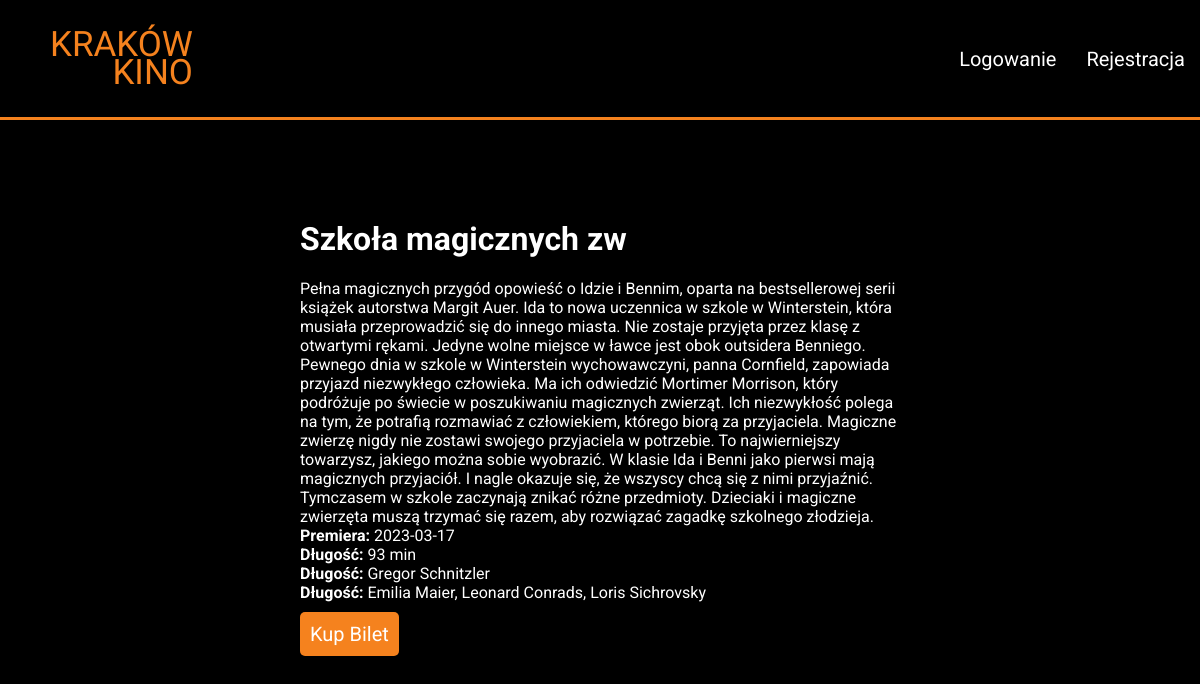
Page /movies.php?id=2 on the committed database.
### tables this page shows
CREATE TABLE `movies` (
  `movie_id` int(11) NOT NULL,
  `title` varchar(20) NOT NULL,
  `image` varchar(40) NOT NULL,
  `description` text NOT NULL,
  `premiere` date NOT NULL,
  `length` varchar(10) NOT NULL,
  `director` varchar(20) NOT NULL,
  `cast` varchar(100) NOT NULL
);

### movies.php (the view, shortened to what this page needs)
<!DOCTYPE html>
<html lang="en">
<head>
    <link rel="stylesheet" href="css/style.css" type="text/css">
</head>
<body onload="loadShowings(<?php echo $_GET['id']; ?>)">
    <nav>
        <a href="index.php" class="logoLink"><div class="logo">KRAKÓW<br/>KINO</div></a>
        <div class="accBtnHolder">
            <?php if(!isset($_SESSION['login'])): ?>
            <div class="accBtn" onclick="document.getElementById('loginDialog').show()">Logowanie</div>
            <div class="accBtn" onclick="document.getElementById('registerDialog').show()">Rejestracja</div>
            <?php else: ?>
                <?php echo $_SESSION['login']; ?>
            <?php endif; ?>
        </div>
    </nav>
    <main>
       <div class="filmInfoContainer">
        <?php
        include_once "db.php";
            $id = $_GET['id'];
                if($result = $mysqli -> query("SELECT * FROM movies WHERE movie_id='$id' LIMIT 1")){
                    if($result -> num_rows == 1){
                        $movieInfo = $result -> fetch_array(MYSQLI_ASSOC);
                        echo "<h1>".$movieInfo['title']."</h1>";
                        echo "<div class=\"filmInformation\">".$movieInfo['description']."</div>";
                        echo "<div class=\"filmInformation\"><b>Premiera:</b> ".$movieInfo['premiere']."</div>";
                        echo "<div class=\"filmInformation\"><b>Długość:</b> ".$movieInfo['length']."</div>";
                        echo "<div class=\"filmInformation\"><b>Długość:</b> ".$movieInfo['director']."</div>";
                        echo "<div class=\"filmInformation\"><b>Długość:</b> ".$movieInfo['cast']."</div>";
                        echo "<div class=\"ticketBtn\" onclick=\"document.getElementById('reservationDialog').show()\">Kup Bilet</div>";
                        die();
                    }
                }
        ?>

### css/style.css (style rules this page uses)
* { box-sizing: border-box!important; }
body { font-family: 'Roboto', sans-serif; background-color: black; margin: 0; }
nav { display: flex; align-items: center; flex-direction: row; justify-content: space-between; height: 120px; border-bottom: 3px solid rgb(245, 130, 30); color: white; }
.logo { font-family: 'Tilt Warp', cursive; color: rgb(245, 130, 30); font-size: 35px; padding: 50px; text-align: right; line-height: 0.8; }
.logoLink { text-decoration: none; }
.accBtnHolder { display: flex; flex-direction: row; }
.accBtn { font-size: 20px; margin: 15px; cursor: pointer; transition: color 150ms ease-in-out; }
.filmInfoContainer { width: 600px; margin-left: auto; margin-right: auto; color: white; margin-top: 100px; }
.ticketBtn { width: fit-content; background-color: rgb(245, 130, 30); color: white; font-size: 20px; padding: 10px; margin-top: 10px; text-decoration: none; border-radius: 5px; cursor: pointer; }

### rows in the picture
movies: title "Szkoła magicznych zw", description "Pełna magicznych przygód opowieść o Idzie i Bennim, oparta na bestsellerowej serii książek autorstwa Margit Auer. Ida to nowa uczennica w szkole w Winterstein, która musiała przeprowadzić się do innego miasta. Nie zostaje przyjęta przez klasę z otwartymi rękami. Jedyne wolne miejsce w ławce jest obok outsidera Benniego. Pewnego dnia w szkole w Winterstein wychowawczyni, panna Cornfield, zapowiada przyjazd niezwykłego człowieka. Ma ich odwiedzić Mortimer Morrison, który podróżuje po świecie w poszukiwaniu magicznych zwierząt. Ich niezwykłość polega na tym, że potrafią rozmawiać z człowiekiem, którego biorą za przyjaciela. Magiczne zwierzę nigdy nie zostawi swojego przyjaciela w potrzebie. To…", premiere "2023-03-17", length "93 min", director "Gregor Schnitzler", cast "Emilia Maier, Leonard Conrads, Loris Sichrovsky"
